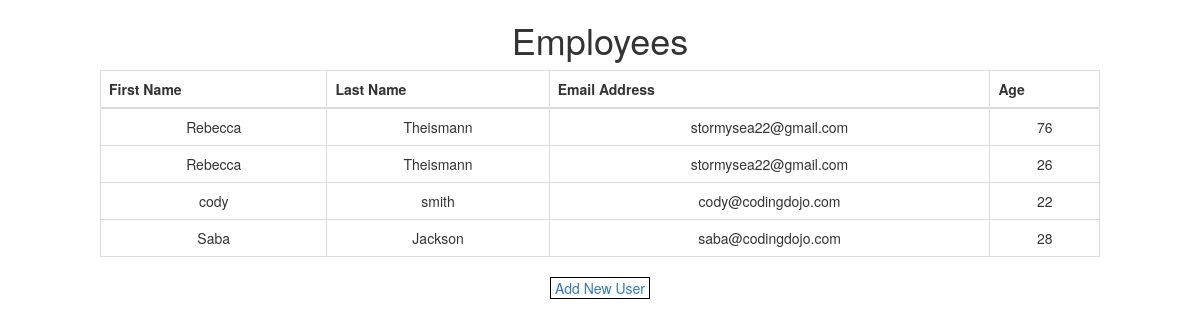
The page / on the database its author committed.
### user_app/models.py (models this page shows)
class Employee(models.Model):
    first_name = models.CharField(max_length=255)
    last_name = models.CharField(max_length=255)
    email_address = models.CharField(max_length=255)
    age = models.IntegerField()
    created_at = models.DateTimeField(auto_now_add=True)
    updated_at = models.DateTimeField(auto_now=True)

### user_app/views.py (the view)
# urls.py: path('', views.index),
def index(request):
    context = {
        "employees" : Employee.objects.all()
        }
    return render(request, "index.html", context)

### user_app/templates/index.html (shortened to what this page needs)
<!DOCTYPE html>
<html lang="en">
<head>
    <link rel="stylesheet" href="https://stackpath.bootstrapcdn.com/bootstrap/3.4.1/css/bootstrap.min.css">
</head>
<body>
    <main id="wrapper">
        <h1>Employees</h1>
        <table class="table table-bordered">
            <thead>
                <th>First Name</th>
                <th>Last Name</th>
                <th>Email Address</th>
                <th>Age</th>
            </thead>
            {%for employee in employees%}
            <tr>
                <td>{{employee.first_name}}</td>
                <td>{{employee.last_name}}</td>
                <td>{{employee.email_address}}</td>
                <td>{{employee.age}}</td>
            </tr>
            {%endfor%}
        </table>
        <a href='/employee/new'>Add New User</a>
    </main>
</body>
</html>

### user_app/templates/index.html (style rules this page uses)
#wrapper { width: 1000px; display: block; margin: 0 auto; }
h1 { text-align: center; }
table { margin: 0 auto; padding: 10px; }
a { display: block; width: 10%; border: black solid 1px; text-decoration: none; margin: 0 auto; text-align: center; }
td { text-align: center; }

### rows shown on the page
Employee: first_name "Rebecca", last_name "Theismann", email_address "stormysea22@gmail.com", age "76"
Employee: first_name "Rebecca", last_name "Theismann", email_address "stormysea22@gmail.com", age "26"
Employee: first_name "cody", last_name "smith", email_address "cody@codingdojo.com", age "22"
Employee: first_name "Saba", last_name "Jackson", email_address "saba@codingdojo.com", age "28"
